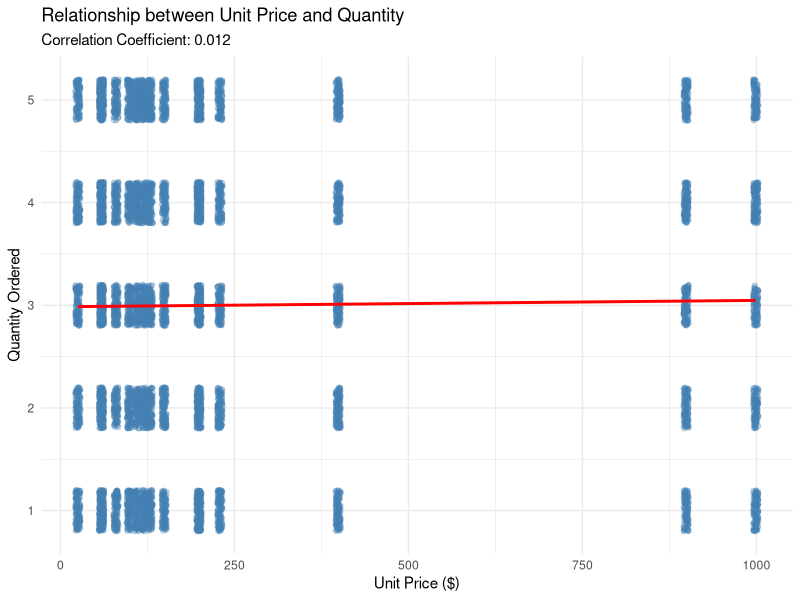

Source code (R):
## ---- chunk 1
library(tidyverse)
library(stringr)
library(dplyr)
library(ggplot2)
library(lubridate)
library(tidytext)
## ---- chunk 2
ecommerce <- read.csv('ecommerce_dataset_10000.csv')

head(ecommerce)
## ---- chunk 3
ecommerce <- ecommerce %>%
  mutate(
    order_year = year(ymd(order_date))
  )
## ---- chunk 4
ecommerce <- ecommerce %>%
  mutate(
    total_amount = quantity * unit_price
  )
## ---- chunk 5
cor_test <- cor.test(ecommerce$unit_price, ecommerce$quantity)

cor_test
## ---- chunk 6
ggplot(ecommerce, aes(x = unit_price, y = quantity)) +
  geom_jitter(alpha = 0.3, height = 0.2, color = "steelblue") +
  geom_smooth(method = "lm", color = "red", se = FALSE) +
  labs(
    title = "Relationship between Unit Price and Quantity",
    subtitle = paste("Correlation Coefficient:", round(cor_test$estimate, 3)),
    x = "Unit Price ($)",
    y = "Quantity Ordered"
  ) + theme_minimal()
